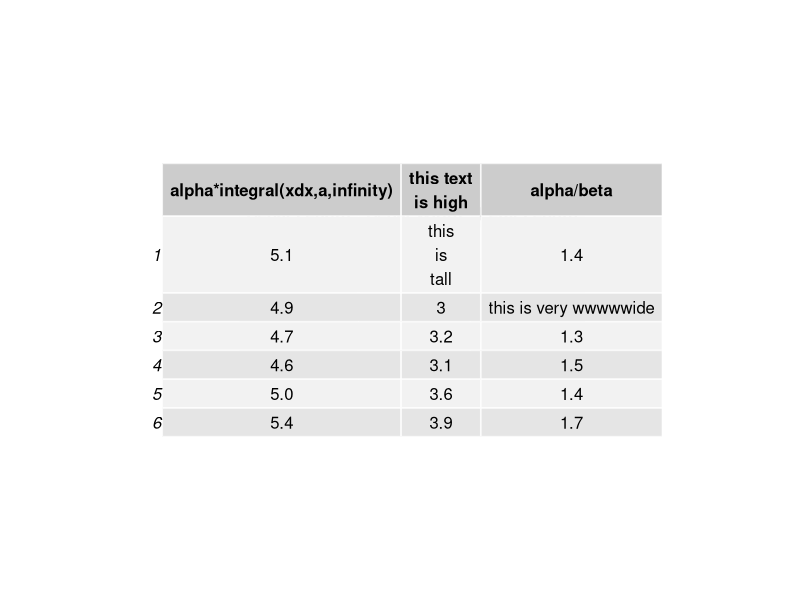
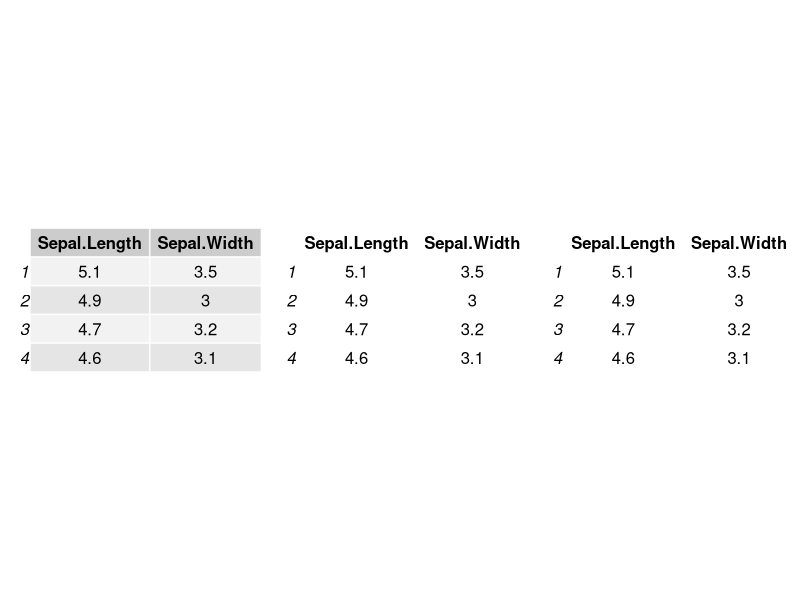
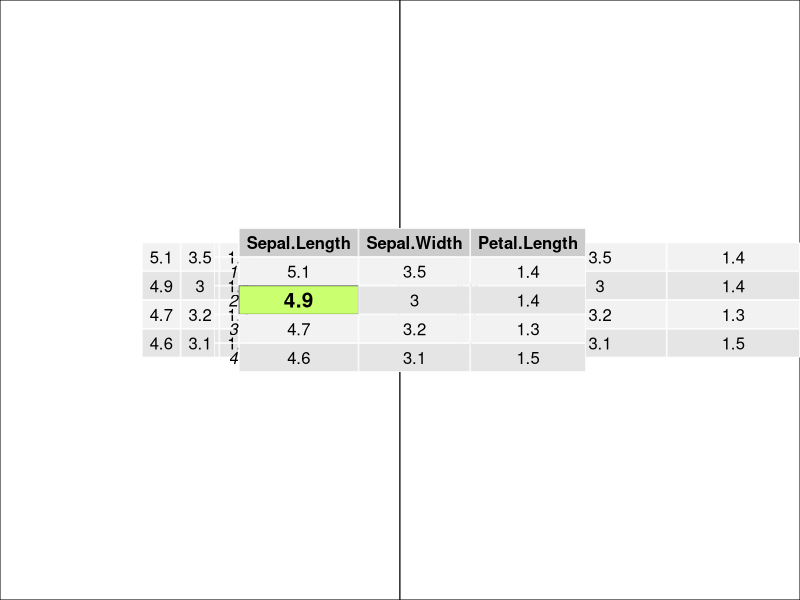

Reproduce these figures in R, in order.
## ---- chunk 1
library(knitr)
opts_chunk$set(message=FALSE, fig.width=4, fig.height=2)
## ---- chunk 2
library(gridExtra)
library(grid)
d <- head(iris[,1:3])
grid.table(d)
## ---- chunk 3
d[2,3] <- "this is very wwwwwide"
d[1,2] <- "this\nis\ntall"
colnames(d) <- c("alpha*integral(xdx,a,infinity)", 
                 "this text\nis high", 'alpha/beta')

tt <- ttheme_default(colhead=list(parse=TRUE))
grid.table(d, theme=tt)

## ---- chunk 4
tt1 <- ttheme_default()
tt2 <- ttheme_minimal()
tt3 <- ttheme_minimal(core=list(bg.par = list(fill = blues9, col=NA)), colhead=list(fg.par=list(col="navyblue")))
grid.arrange(
tableGrob(iris[1:4, 1:2], theme=tt1),
tableGrob(iris[1:4, 1:2], theme=tt2),
tableGrob(iris[1:4, 1:2], theme=tt3),
nrow=1)
## ---- chunk 5
g <- g2 <- tableGrob(iris[1:4, 1:3], cols = NULL, rows=NULL)
g2$widths <- unit(rep(1/ncol(g2), ncol(g2)), "npc")
grid.arrange(rectGrob(), rectGrob(), nrow=1)
grid.arrange(g, g2, nrow=1, newpage = FALSE)
## ---- chunk 6
g <- tableGrob(iris[1:4, 1:3])
find_cell <- function(table, row, col, name="core-fg"){
  l <- table$layout
  which(l$t==row & l$l==col & l$name == name)
}
  
ind <- find_cell(g, 3, 2, "core-fg")
ind2 <- find_cell(g, 3, 2, "core-bg")
g$grobs[ind][[1]][["gp"]] <- gpar(fontsize=15, fontface="bold")
g$grobs[ind2][[1]][["gp"]] <- gpar(fill="darkolivegreen1")
grid.draw(g)
